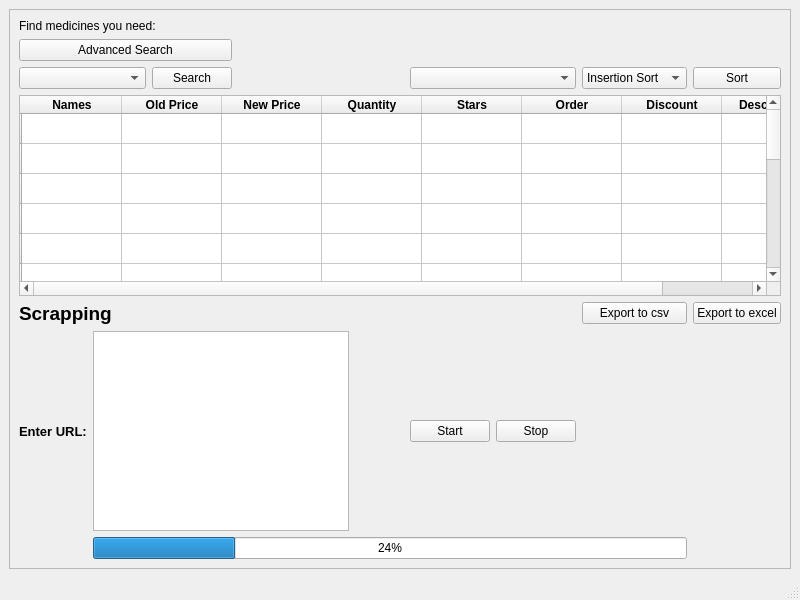
<?xml version="1.0" encoding="UTF-8"?>
<ui version="4.0">
 <class>MainWindow</class>
 <widget class="QMainWindow" name="MainWindow">
  <property name="geometry">
   <rect>
    <x>0</x>
    <y>0</y>
    <width>800</width>
    <height>600</height>
   </rect>
  </property>
  <property name="windowTitle">
   <string>MainWindow</string>
  </property>
  <widget class="QWidget" name="centralwidget">
   <layout class="QGridLayout" name="gridLayout">
    <item row="0" column="0">
     <widget class="QFrame" name="frame">
      <property name="styleSheet">
       <string notr="true"/>
      </property>
      <property name="frameShape">
       <enum>QFrame::StyledPanel</enum>
      </property>
      <property name="frameShadow">
       <enum>QFrame::Raised</enum>
      </property>
      <layout class="QGridLayout" name="gridLayout_2">
       <item row="0" column="0" colspan="3">
        <widget class="QLabel" name="mainLabel">
         <property name="text">
          <string>Find medicines you need:</string>
         </property>
        </widget>
       </item>
       <item row="1" column="0" colspan="3">
        <widget class="QPushButton" name="advancedButton">
         <property name="text">
          <string>Advanced Search</string>
         </property>
        </widget>
       </item>
       <item row="3" column="0" colspan="11">
        <widget class="QTableWidget" name="tableWidget">
         <row>
          <property name="text">
           <string/>
          </property>
         </row>
         <row>
          <property name="text">
           <string/>
          </property>
         </row>
         <row>
          <property name="text">
           <string/>
          </property>
         </row>
         <row>
          <property name="text">
           <string/>
          </property>
         </row>
         <row>
          <property name="text">
           <string/>
          </property>
         </row>
         <row>
          <property name="text">
           <string/>
          </property>
         </row>
         <row>
          <property name="text">
           <string/>
          </property>
         </row>
         <row>
          <property name="text">
           <string/>
          </property>
         </row>
         <row>
          <property name="text">
           <string/>
          </property>
         </row>
         <row>
          <property name="text">
           <string/>
          </property>
         </row>
         <row>
          <property name="text">
           <string/>
          </property>
         </row>
         <row>
          <property name="text">
           <string/>
          </property>
         </row>
         <row>
          <property name="text">
           <string/>
          </property>
         </row>
         <row>
          <property name="text">
           <string/>
          </property>
         </row>
         <row>
          <property name="text">
           <string/>
          </property>
         </row>
         <row>
          <property name="text">
           <string/>
          </property>
         </row>
         <column>
          <property name="text">
           <string>Names</string>
          </property>
          <property name="font">
           <font>
            <weight>75</weight>
            <bold>true</bold>
           </font>
          </property>
         </column>
         <column>
          <property name="text">
           <string>Old Price</string>
          </property>
          <property name="font">
           <font>
            <weight>75</weight>
            <bold>true</bold>
           </font>
          </property>
         </column>
         <column>
          <property name="text">
           <string>New Price</string>
          </property>
          <property name="font">
           <font>
            <weight>75</weight>
            <bold>true</bold>
           </font>
          </property>
         </column>
         <column>
          <property name="text">
           <string>Quantity</string>
          </property>
          <property name="font">
           <font>
            <weight>75</weight>
            <bold>true</bold>
           </font>
          </property>
         </column>
         <column>
          <property name="text">
           <string>Stars</string>
          </property>
          <property name="font">
           <font>
            <weight>75</weight>
            <bold>true</bold>
           </font>
          </property>
         </column>
         <column>
          <property name="text">
           <string>Order</string>
          </property>
          <property name="font">
           <font>
            <weight>75</weight>
            <bold>true</bold>
           </font>
          </property>
         </column>
         <column>
          <property name="text">
           <string>Discount</string>
          </property>
          <property name="font">
           <font>
            <weight>75</weight>
            <bold>true</bold>
           </font>
          </property>
         </column>
         <column>
          <property name="text">
           <string>Description</string>
          </property>
          <property name="font">
           <font>
            <weight>75</weight>
            <bold>true</bold>
           </font>
          </property>
         </column>
        </widget>
       </item>
       <item row="4" column="0" colspan="2">
        <widget class="QLabel" name="ScrappingLabel">
         <property name="font">
          <font>
           <family>MS Shell Dlg 2</family>
           <pointsize>14</pointsize>
           <weight>75</weight>
           <bold>true</bold>
          </font>
         </property>
         <property name="text">
          <string>Scrapping</string>
         </property>
        </widget>
       </item>
       <item row="4" column="8" colspan="2">
        <widget class="QPushButton" name="csvButton">
         <property name="text">
          <string>Export to csv</string>
         </property>
        </widget>
       </item>
       <item row="4" column="10">
        <widget class="QPushButton" name="excelButton">
         <property name="text">
          <string>Export to excel</string>
         </property>
        </widget>
       </item>
       <item row="5" column="0">
        <widget class="QLabel" name="urlLabel">
         <property name="font">
          <font>
           <pointsize>10</pointsize>
           <weight>75</weight>
           <bold>true</bold>
          </font>
         </property>
         <property name="text">
          <string>Enter URL:</string>
         </property>
        </widget>
       </item>
       <item row="5" column="7">
        <widget class="QPushButton" name="stopButton">
         <property name="text">
          <string>Stop</string>
         </property>
        </widget>
       </item>
       <item row="6" column="1" colspan="9">
        <widget class="QProgressBar" name="progressBar">
         <property name="value">
          <number>24</number>
         </property>
        </widget>
       </item>
       <item row="5" column="1" colspan="4">
        <widget class="QPlainTextEdit" name="urlTextbox"/>
       </item>
       <item row="5" column="6">
        <widget class="QPushButton" name="startButton">
         <property name="text">
          <string>Start</string>
         </property>
        </widget>
       </item>
       <item row="2" column="0" colspan="2">
        <widget class="QComboBox" name="searchCombobox"/>
       </item>
       <item row="2" column="2">
        <widget class="QPushButton" name="searchButton">
         <property name="text">
          <string>Search</string>
         </property>
        </widget>
       </item>
       <item row="2" column="10">
        <widget class="QPushButton" name="sortButton">
         <property name="text">
          <string>Sort</string>
         </property>
        </widget>
       </item>
       <item row="2" column="8" colspan="2">
        <widget class="QComboBox" name="sortCombobox">
         <item>
          <property name="text">
           <string>Insertion Sort</string>
          </property>
         </item>
         <item>
          <property name="text">
           <string>Merge Sort</string>
          </property>
         </item>
        </widget>
       </item>
       <item row="2" column="6" colspan="2">
        <widget class="QComboBox" name="comboBox"/>
       </item>
      </layout>
     </widget>
    </item>
   </layout>
  </widget>
  <widget class="QStatusBar" name="statusbar"/>
 </widget>
 <resources/>
 <connections/>
</ui>
